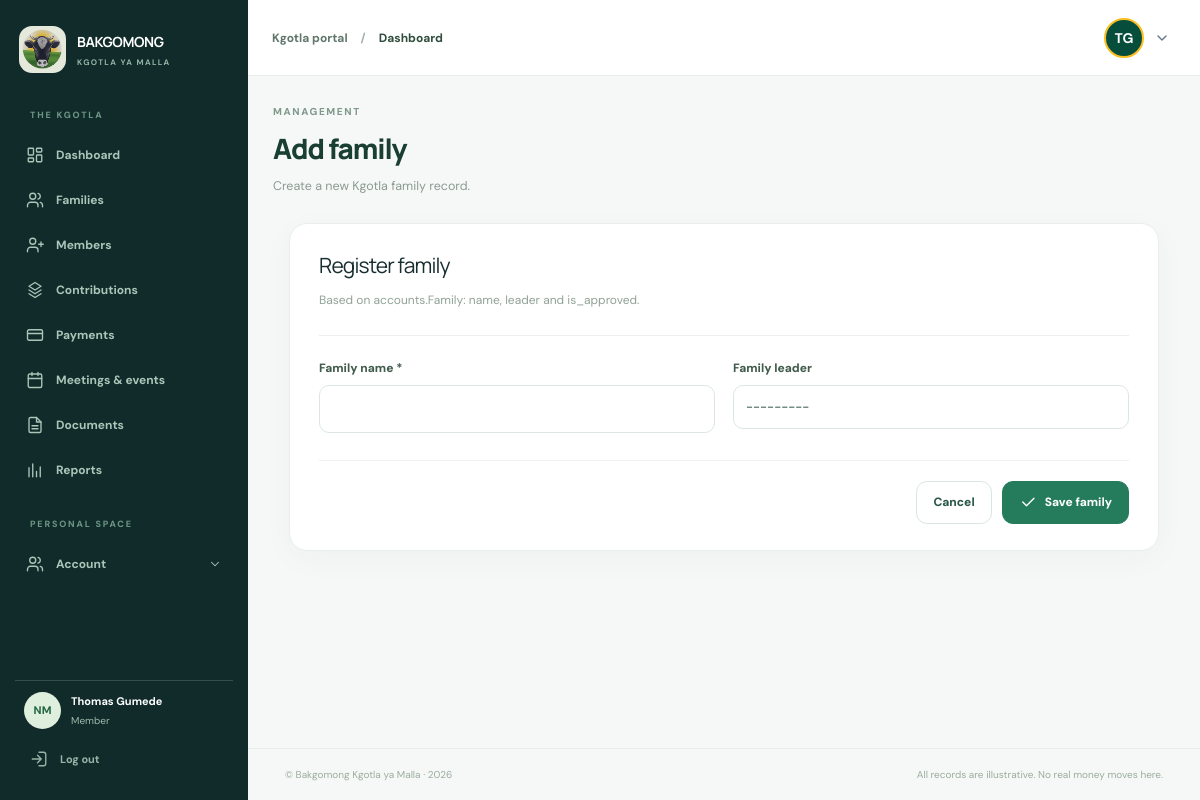
Page /dashboard/add-family (signed in) on the committed database.
### accounts/models.py (models this page shows, shortened)
class Account(AbstractUser, AbstractProfile):
    profile_image = models.ImageField(help_text=_("Upload profile image"), upload_to=handle_profile_upload, null=True, blank=True)
    title = models.CharField(max_length=30, choices=Title.choices)
    gender = models.CharField(max_length=30, choices=Gender.choices)
    maiden_name = models.CharField(help_text=_("Enter your maiden name"), max_length=300, blank=True, null=True)
    biography = models.TextField(blank=True)
    role = models.CharField(max_length=100, choices=Role.choices, default=Role.MEMBER)
    id_number = models.CharField(max_length=15, help_text=_("Enter your ID number"), unique=True, blank=True, null=True, db_index=True)
    family = models.ForeignKey(Family, related_name='members', on_delete=models.SET_NULL, null=True, blank=True)
    birth_date = models.DateField(help_text=_("Enter your date of birth"), null=True, blank=True)
    employment_status = models.CharField(max_length=20, choices=EmploymentStatus.choices, help_text=_("Select employment status"), null=True, blank=True)
    member_classification = models.CharField(max_length=20, choices=MemberClassification.choices, help_text=_("Select member classification"), null=True, blank=True)
    langueges_spoken = models.CharField(max_length=300, help_text=_("Enter languages you speak, separated by commas"), blank=True, null=True)
    is_approved = models.BooleanField(default=False, help_text=_("Should be approved by executives"))
    is_family_leader = models.BooleanField(default=False, help_text=_("Tick if member is a family leader"))
    created = models.DateTimeField(auto_now_add=True)
    updated = models.DateTimeField(auto_now=True)
    class Meta:
        verbose_name = _("Account")
        verbose_name_plural = _("Accounts")
        ordering = ["-created"]
        indexes = [
            models.Index(fields=["is_approved"]),
            models.Index(fields=["family"]),
        ]
    def __str__(self):
        full = self.get_full_name() or ""
        return full.strip() or self.username
    get_absolute_url = lambda self: reverse("accounts:user-details", kwargs={"username": self.username})
    get_update_url = lambda self: reverse("accounts:profile-update")

class Family(AbstractCreate):
    name = models.CharField(max_length=300, help_text=_('Enter family name e.g Dladla Family'), unique=True)
    slug = models.SlugField(max_length=400, unique=True, db_index=True)
    leader = models.OneToOneField('Account', related_name='family_leader', on_delete=models.SET_NULL, null=True, blank=True)
    is_approved = models.BooleanField(default=False, help_text=_("Should be approved by executives"))
    class Meta:
        verbose_name = _("Family")
        verbose_name_plural = _("Families")
        ordering = ["-created"]
        indexes = [
            models.Index(fields=["is_approved"]),
            models.Index(fields=["slug"]),
        ]
    def get_absolute_url(self):
        return reverse("accounts:get-family", kwargs={"family_slug": self.slug})

### accounts/views/family.py (the view, shortened to what this page needs)
# urls.py: path('dashboard/add-family', add_family, name="add-family"),
@login_required
def add_family(request):
    if request.user.role not in EXECUTIVE_ROLES and not request.user.is_staff:
        return HttpResponseForbidden("You do not have permission to perform this action.")
    form = FamilyForm(request.POST or None)
    return render(request, "family/add-family.html", {"form": form})

### accounts/templates/family/add-family.html (shortened to what this page needs)
{% extends '_base.html' %}
{% load static %}
{% block content %}
<main class="main-content page-enter" id="main-content">
    <section class="page-heading">
        <div>
            <p class="section-kicker">
                MANAGEMENT
            </p>
            <h1>
                Add family
            </h1>
            <p class="heading-desc">
                Create a new Kgotla family record.
            </p>
        </div>
    </section>
    <div class="content-narrow">
        <div class="soft-card form-panel">
            <div class="form-panel-head">
                <h2>
                    Register family
                </h2>
                <p>
                    Based on accounts.Family: name, leader and is_approved.
                </p>
            </div>
            <form class="form-grid" id="family-form1" method="post" action="{% url 'accounts:add-family' %}">
                <div class="form-field">
                    <label class="field-label" for="name">
                        Family name *
                    </label>
                    <input class="field" id="name" name="name" placeholder="" required="" type="text" value="{% if form.name.value %}{{form.name.value}}{% endif %}">
                </div>
                <div class="form-field">
                    <label class="field-label" for="leader">
                        Family leader
                    </label>
                    {{form.leader}}
                </div>
                <div class="form-wide form-actions">
                    <a class="btn-outline" href="{% url 'accounts:get-families' %}">
                        Cancel
                    </a>
                    <button class="btn-primary" type="submit">
                        <svg aria-hidden="true" class="icon" fill="none" height="18" stroke="currentColor"
                            stroke-linecap="round" stroke-linejoin="round" stroke-width="1.8" viewBox="0 0 24 24"
                            width="18">
                            <path d="m5 12 5 5L20 7">
                            </path>
                        </svg>
                        Save family
                    </button>
                </div>
            </form>
        </div>
    </div>
</main>
{% endblock content %}

### templates/_base.html (shortened to what this page needs)
{% load static %}
{% load static tailwind_tags %}
<!DOCTYPE html>
<html lang="en">
<head>
    {% tailwind_css %}
    <link href="{% static 'assets/css/tailwind.generated.css' %}" rel="stylesheet" />
    <link href="{% static 'assets/css/styles.css' %}" rel="stylesheet" />
</head>
<body class="bg-canvas text-ink antialiased" data-page="dashboard">
    <aside aria-label="Main navigation" class="sidebar" id="sidebar">
        <div class="sidebar-top">
            <a class="sidebar-brand" href="{% url 'bakgomong_kgotla_yamalla:dashboard' %}">
                <span class="emblem-frame">
                    <img alt="Bakgomong emblem" src="{% static 'assets/img/bakgomong-emblem.png' %}" />
                </span>
                <span>
                    <strong>
                        BAKGOMONG
                    </strong>
                    <small>
                        KGOTLA YA MALLA
                    </small>
                </span>
            </a>
        </div>
        <div class="side-label">
            THE KGOTLA
        </div>
        <nav class="sidebar-menu">
            <a class="sidebar-link {% if request.resolver_match.url_name == 'dashboard' %} current {% endif %}" href="{% url 'bakgomong_kgotla_yamalla:dashboard' %}">
                <span>
                    Dashboard
                </span>
            </a>
            <a class="sidebar-link {% if request.resolver_match.url_name == 'get-families' %} current {% endif %}" href="{% url 'accounts:get-families' %}">
                <span>
                    Families
                </span>
            </a>
            <a class="sidebar-link {% if request.resolver_match.url_name == 'get-members' %} current {% endif %}" href="{% url 'accounts:get-members' %}">
                <svg aria-hidden="true" class="icon" fill="none" height="18" stroke="currentColor"
                    stroke-linecap="round" stroke-linejoin="round" stroke-width="1.8" viewbox="0 0 24 24" width="18">
                    <path d="M16 21v-2a4 4 0 0 0-4-4H6a4 4 0 0 0-4 4v2">
                    </path>
                    <circle cx="9" cy="7" r="4">
                    </circle>
                    <path d="M20 8v6M23 11h-6">
                    </path>
                </svg>
                <span>
                    Members
                </span>
            </a>
            <a class="sidebar-link {% if request.resolver_match.url_name == 'get-contributions' %} current {% endif %}" href="{% url 'contributions:get-contributions' %}">
                <svg aria-hidden="true" class="icon" fill="none" height="18" stroke="currentColor"
                    stroke-linecap="round" stroke-linejoin="round" stroke-width="1.8" viewbox="0 0 24 24" width="18">
                    <path d="m12 2 8 5-8 5-8-5 8-5ZM4 12l8 5 8-5M4 17l8 5 8-5">
                    </path>
                </svg>
                <span>
                    Contributions
                </span>
            </a>
            <a class="sidebar-link {% if request.resolver_match.url_name == 'member-contributions-list' %} current {% endif %}" href="{% url 'contributions:member-contributions-list' %}">
                <svg aria-hidden="true" class="icon" fill="none" height="18" stroke="currentColor"
                    stroke-linecap="round" stroke-linejoin="round" stroke-width="1.8" viewbox="0 0 24 24" width="18">
                    <rect height="14" rx="2" width="20" x="2" y="5">
                    </rect>
                    <path d="M2 10h20">
                    </path>
                </svg>
                <span>
                    Payments
                </span>
            </a>
            <a class="sidebar-link {% if request.resolver_match.url_name == 'clan-meetings' %} current {% endif %}" href="{% url 'bakgomong_kgotla_yamalla:clan-meetings' %}">
                <svg aria-hidden="true" class="icon" fill="none" height="18" stroke="currentColor"
                    stroke-linecap="round" stroke-linejoin="round" stroke-width="1.8" viewbox="0 0 24 24" width="18">
                    <rect height="18" rx="2" width="18" x="3" y="4">
                    </rect>
                    <path d="M16 2v4M8 2v4M3 10h18">
                    </path>
                </svg>
                <span>
                    Meetings &amp; events
                </span>
            </a>
            <a class="sidebar-link {% if request.resolver_match.url_name == 'clan-documents' %} current {% endif %}" href="{% url 'bakgomong_kgotla_yamalla:clan-documents' %}">
                <svg aria-hidden="true" class="icon" fill="none" height="18" stroke="currentColor"
                    stroke-linecap="round" stroke-linejoin="round" stroke-width="1.8" viewbox="0 0 24 24" width="18">
                    <path d="M14 2H6a2 2 0 0 0-2 2v16a2 2 0 0 0 2 2h12a2 2 0 0 0 2-2V8Z">
                    </path>
                    <path d="M14 2v6h6M8 13h8M8 17h8">
                    </path>
                </svg>
                <span>
                    Documents
                </span>
            </a>
            <a class="sidebar-link {% if request.resolver_match.url_name == 'clan-expenses' %} current {% endif %}" href="{% url 'bakgomong_kgotla_yamalla:clan-expenses' %}">
                <svg aria-hidden="true" class="icon" fill="none" height="18" stroke="currentColor"
                    stroke-linecap="round" stroke-linejoin="round" stroke-width="1.8" viewbox="0 0 24 24" width="18">
                    <path d="M4 21V9M9 21V4M14 21v-7M19 21V8">
                    </path>
                </svg>
                <span>
                    Reports
                </span>
            </a>
        </nav>
        <div class="side-label account-label">
            PERSONAL SPACE
        </div>
        <nav class="sidebar-menu">
            <details class="sidebar-account" id="account-dropdown">
                <summary class="sidebar-link">
                    <span>
                        Account
                    </span>
                    <svg aria-hidden="true" class="icon ml-auto" fill="none" height="18" stroke="currentColor"
                        stroke-linecap="round" stroke-linejoin="round" stroke-width="1.8" viewbox="0 0 24 24"
                        width="18">
                        <path d="m6 9 6 6 6-6">
                        </path>
                    </svg>
                </summary>
            </details>
        </nav>
        <div class="sidebar-bottom">
            <div class="user-mini">
                <span class="user-avatar" data-avatar="{{request.user.get_full_name}}">
                    NM
                </span>
                <div>
                    <strong data-user-name="">
                        {{request.user.first_name }} {{request.user.last_name }}
                    </strong>
                    <small data-user-role="">
                        Member
                    </small>
                </div>
            </div>
            <a class="logout-link" href="{% url 'accounts:logout' %}" id="logout-link" title="Leave demo portal">
                <svg aria-hidden="true" class="icon" fill="none" height="18" stroke="currentColor"
                    stroke-linecap="round" stroke-linejoin="round" stroke-width="1.8" viewbox="0 0 24 24" width="18">
                    <path d="M10 17l5-5-5-5M15 12H3">
                    </path>
                    <path d="M12 3h6a3 3 0 0 1 3 3v12a3 3 0 0 1-3 3h-6">
                    </path>
                </svg>
                Log out
            </a>
        </div>
    </aside>
    <div class="app-frame">
        <header class="app-topbar">
            <div class="topbar-path">
                <a href="{% url 'bakgomong_kgotla_yamalla:dashboard' %}">
                    Kgotla portal
                </a>
                <span>/</span>
                <span>Dashboard</span>
            </div>
            <div class="topbar-right">
                <div id="profile-dropdown" class="relative">
                    <button id="profile-dropdown-button" type="button" aria-label="Open account menu" aria-haspopup="true"
                        aria-expanded="false" aria-controls="profile-dropdown-menu" class="flex items-center gap-2.5
                               rounded-xl p-1.5
                               hover:bg-emerald-50
                               transition-colors
                               focus:outline-none
                               focus:ring-2 focus:ring-emerald-700">
                        <div class="relative flex-shrink-0">
                            <div id="profile-avatar-initials" class="{% if request.user.profile_image %}hidden {% endif %}h-10 w-10
                                       rounded-full
                                       bg-emerald-900
                                       text-white
                                       border-2 border-amber-400
                                       flex items-center
                                       justify-center
                                       text-sm font-bold uppercase">
                                {{ request.user.first_name|default:request.user.username|first|upper }}{{request.user.last_name|first|upper }}
                            </div>
                        </div>
                        <svg id="profile-chevron" class="w-4 h-4 text-slate-500 transition-transform" fill="none"
                            stroke="currentColor" stroke-width="2" viewBox="0 0 24 24">
                            <path d="m6 9 6 6 6-6" stroke-linecap="round" stroke-linejoin="round" />
                        </svg>
                    </button>
                </div>
            </div>
        </header>
        {% block content %}
        {% endblock content %}
        <footer class="portal-footer">
            <span>
                © Bakgomong Kgotla ya Malla · 2026
            </span>
            <span>
                All records are illustrative. No real money moves here.
            </span>
        </footer>
    </div>
</body>
</html>

### rows in the picture
Account: user.first_name "Thomas", user.last_name "Gumede", user.first_name|first "T", user.last_name|first "G"
